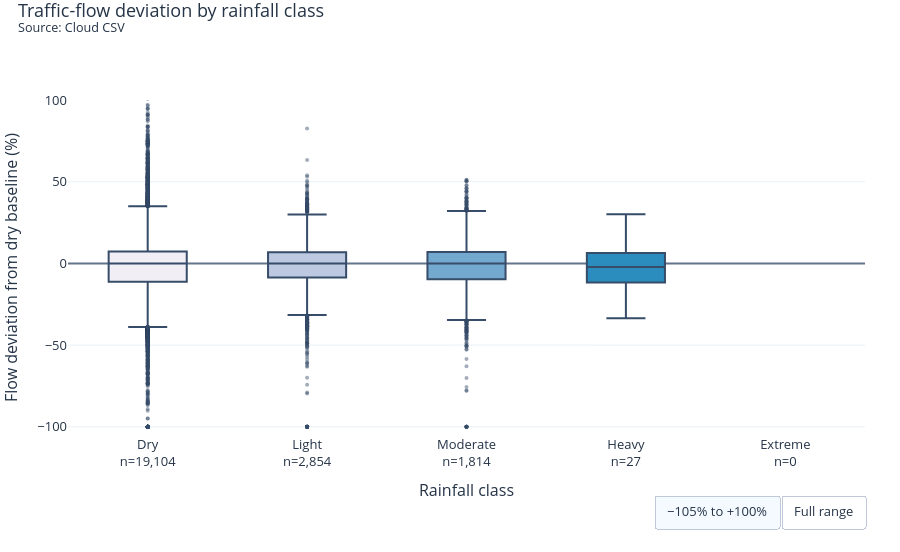

This figure's notebook cell:
### Markdown cell above
### 5. Distribution of traffic-flow changes

Compare the spread of supported city-hour deviations across rainfall classes. The boxes show the middle half of observations and the median. Whiskers extend to observations within 1.5 times the interquartile range, and dots mark observations beyond the whiskers. The counts below the boxes show how much data supports each class. Each city-hour contributes equally. The initial vertical scale focuses on −105% to +100%. Use **Full range** to see every observed outlier.

### Code cell
fig_flow_boxes = go.Figure()
box_labels = []
for rain_class in LABELS:
    flow_group = supported_hours.loc[supported_hours.rain_bin.eq(rain_class)]
    count = len(flow_group)
    box_labels.append(f'{rain_class}<br>n={count:,}')
    if not count:
        continue
    fig_flow_boxes.add_trace(go.Box(
        x0=rain_class, y=flow_group.median_flow_change_pct.round(4),
        name=rain_class, boxpoints='outliers', quartilemethod='linear',
        fillcolor=RAIN_COLORS[rain_class], line_color='#364c68',
        marker=dict(color='#364c68', opacity=0.45, size=4), showlegend=False,
    ))

style_notebook_plot(fig_flow_boxes, 'Traffic-flow deviation by rainfall class', 500)
fig_flow_boxes.update_xaxes(
    title_text='Rainfall class', type='category', categoryorder='array', categoryarray=LABELS,
    tickvals=LABELS, ticktext=box_labels, range=[-0.5, len(LABELS) - 0.5],
)
fig_flow_boxes.update_yaxes(title_text=flow_axis, zerolinecolor='#64748b')
add_flow_range_control(fig_flow_boxes)
fig_flow_boxes.show()

### Figure 1 — Plotly figure (JSON) as saved in the notebook; plotly's stock layout.template omitted (floating-point values rounded to 4 significant figures; data arrays with more than 128 entries replaced by an {"elided": "..."} marker saying what was removed)
{"data": [{"boxpoints": "outliers", "fillcolor": "#f1eef6", "line": {"color": "#364c68"}, "marker": {"color": "#364c68", "opacity": 0.45, "size": 4}, "name": "Dry", "quartilemethod": "linear", "showlegend": false, "type": "box", "x0": "Dry", "y": {"elided": "19104 float values"}}, {"boxpoints": "outliers", "fillcolor": "#bdc9e1", "line": {"color": "#364c68"}, "marker": {"color": "#364c68", "opacity": 0.45, "size": 4}, "name": "Light", "quartilemethod": "linear", "showlegend": false, "type": "box", "x0": "Light", "y": {"elided": "2854 float values"}}, {"boxpoints": "outliers", "fillcolor": "#74a9cf", "line": {"color": "#364c68"}, "marker": {"color": "#364c68", "opacity": 0.45, "size": 4}, "name": "Moderate", "quartilemethod": "linear", "showlegend": false, "type": "box", "x0": "Moderate", "y": {"elided": "1814 float values"}}, {"boxpoints": "outliers", "fillcolor": "#2b8cbe", "line": {"color": "#364c68"}, "marker": {"color": "#364c68", "opacity": 0.45, "size": 4}, "name": "Heavy", "quartilemethod": "linear", "showlegend": false, "type": "box", "x0": "Heavy", "y": [7.063, 9.71, -28.77, -33.61, -0.006, -6.572, -10.64, -11.96, -31.86, 12.02, 6.601, -18.59, -9.595, -14.11, -12.15, -5.575, -2.508, 2.067, -0.4734, -2.142, 7.25, -4.34, 5.507, 5.239, 30.12, 0.6587, 29.57]}], "layout": {"font": {"color": "#253447", "size": 13}, "height": 552, "legend": {"orientation": "h", "y": 1.02, "yanchor": "bottom"}, "margin": {"b": 117, "l": 68, "r": 35, "t": 100}, "title": {"text": "Traffic-flow deviation by rainfall class<br><sup>Source: Cloud CSV</sup>", "x": 0.02, "y": 0.97, "yanchor": "top"}, "updatemenus": [{"buttons": [{"args": [{"yaxis.autorange": false, "yaxis.range": [-105, 100]}], "label": "−105% to +100%", "method": "relayout"}, {"args": [{"yaxis.autorange": true}], "label": "Full range", "method": "relayout"}], "direction": "right", "type": "buttons", "x": 1, "xanchor": "right", "y": -0.18, "yanchor": "top"}], "xaxis": {"categoryarray": ["Dry", "Light", "Moderate", "Heavy", "Extreme"], "categoryorder": "array", "range": [-0.5, 4.5], "ticktext": ["Dry<br>n=19,104", "Light<br>n=2,854", "Moderate<br>n=1,814", "Heavy<br>n=27", "Extreme<br>n=0"], "tickvals": ["Dry", "Light", "Moderate", "Heavy", "Extreme"], "title": {"text": "Rainfall class"}, "type": "category"}, "yaxis": {"range": [-105, 100], "title": {"text": "Flow deviation from dry baseline (%)"}, "zerolinecolor": "#64748b"}}}
